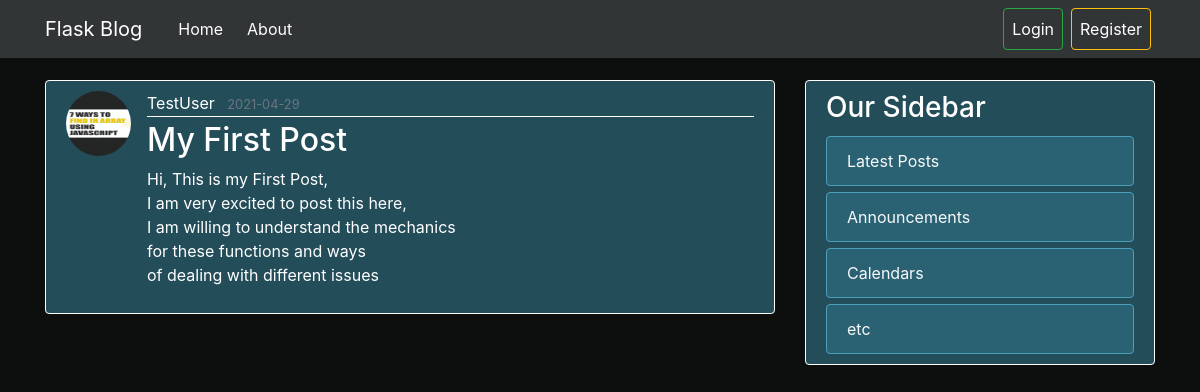
/post/1, run on the app's committed database.
### flaskblog/models.py (models this page shows, shortened)
class User(db.Model, UserMixin):
    id = db.Column(db.Integer, primary_key=True)
    username = db.Column(db.String(20), unique=True, nullable=False)
    email = db.Column(db.String(120), unique=True, nullable=False)
    image_file = db.Column(db.String(20), nullable=False, default='default.jpg')
    password = db.Column(db.String(60), nullable=False)
    posts = db.relationship('Post', backref='author', lazy=True)

class Post(db.Model):
     id = db.Column(db.Integer, primary_key=True)
     title = db.Column(db.String(100), nullable=False)
     date_posted = db.Column(db.DateTime, nullable=False, default=datetime.utcnow)
     content = db.Column(db.Text, nullable=False)
     user_id = db.Column(db.Integer, db.ForeignKey('user.id'), nullable=False)

### flaskblog/routes.py (the view)
@app.route("/post/<int:post_id>")
def post(post_id):
    post = Post.query.get_or_404(post_id)
    return render_template('post.html', title=post.title, post=post)

### flaskblog/templates/post.html (shortened to what this page needs)
{% extends "layout.html" %}
{% block content %}
<article class="media content-section">
  <img class="rounded-circle article-img" src="{{ url_for('static', filename='profile_pics/' + post.author.image_file) }}" alt="">
  <div class="media-body">
    <div class="article-metadata">
      <a class="mr-2" href="{{ url_for('user_posts', username=post.author.username)}}">{{ post.author.username }}</a>
      <small class="text-muted">{{ post.date_posted.strftime('%Y-%m-%d') }}</small>
    </div>
    <h2 class="article-title" >{{ post.title }}</h2>
    <p class="article-content">{{ post.content }}</p>
  </div>
</article>
{% endblock content%}

### flaskblog/static/main.css (style rules this page uses)
body { background: #0d0e0e; color: #fff; margin-top: 5rem; }
h1, h2, h3, h4, h5, h6 { color: #fff; }
.content-section { background: #244d5a; padding: 10px 20px; border: 1px solid #fff; border-radius: 4px; margin-bottom: 20px; }
.article-title { color: #fff; }
.article-content { white-space: pre-line; }
.article-img { height: 65px; width: 65px; margin-right: 16px; }
.article-metadata { padding-bottom: 1px; color: #fff; margin-bottom: 4px; border-bottom: 1px solid #fff; }
.article-metadata a { color: #fff; }

### data on the page
User: image_file (picture), author.username "TestUser"
Post: date_posted "2021-04-29", title "My First Post", content "Hi, This is my First Post, I am very excited to post this here, I am willing to understand the mechanics for these functions and ways of dealing with different issues"
